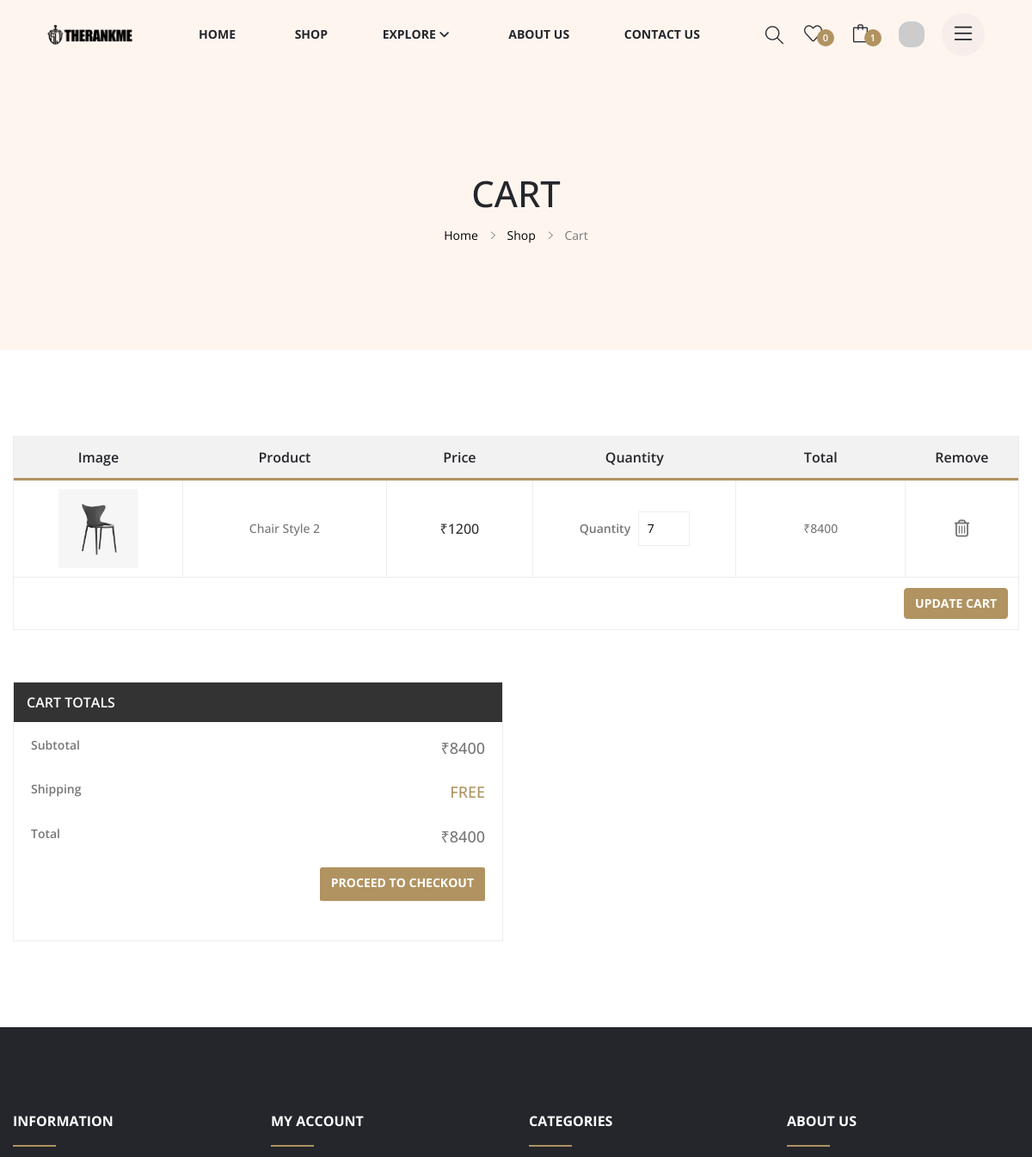
/cart (signed in, upper part), run on an earlier commit of the app's database.
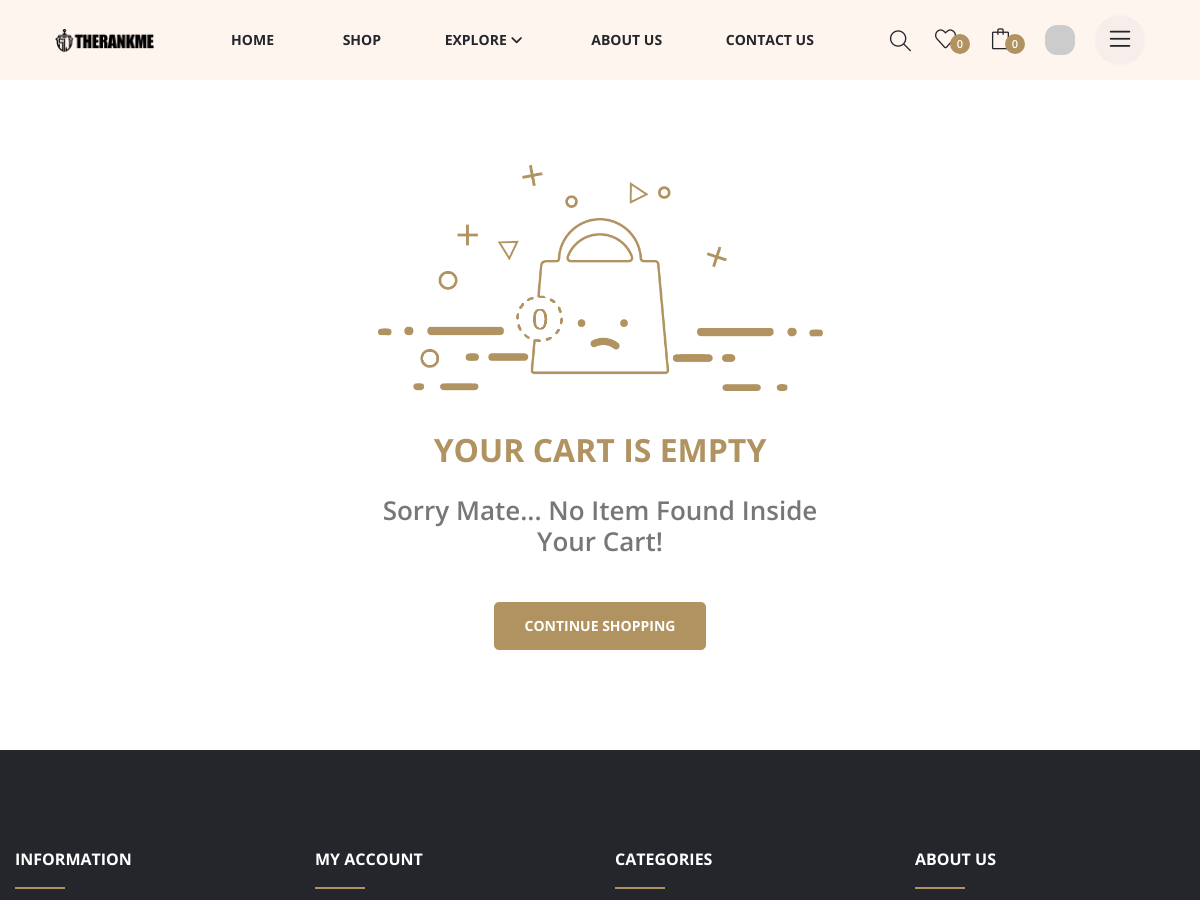
And on a later commit of the database.
### app/models/cart.py (models this page shows)
class CartItem(db.Model):
    id = db.Column(db.Integer, primary_key=True)
    cart_id = db.Column(db.Integer, db.ForeignKey('cart.id'), nullable=False)
    product_id = db.Column(db.Integer, db.ForeignKey('products.id'), nullable=False)
    quantity = db.Column(db.Integer, nullable=False)
    product = db.relationship('Product')

### app/models/product.py (models this page shows, shortened)
class ProductImage(db.Model):
    __tablename__ = 'product_images'
    id = db.Column(db.Integer, primary_key=True)
    product_id = db.Column(db.Integer, db.ForeignKey('products.id'), nullable=False)
    file_name = db.Column(db.String(50), nullable=False)

class Product(db.Model):
    __tablename__ = 'products'
    id = db.Column(db.Integer, primary_key=True)
    product_name = db.Column(db.String(50), nullable=False)
    description = db.Column(db.Text)
    price = db.Column(db.Integer, nullable=False)
    stock_quantity = db.Column(db.Integer, nullable=False)
    created_at = db.Column(db.DateTime, server_default=db.func.now())
    in_categories = db.relationship('Category', secondary=product_category, backref='products')
    images = db.relationship('ProductImage', backref='product')

### app/routes/cart.py (the view)
@cart.route('/cart')
def index():
    total_cart_cost = sum([item.product.price * item.quantity for item in current_user.cart.cart_items])
    return render_template('cart.html', total_cart_cost=total_cart_cost)

### app/routes/globals.py (called while the page is built)
def gravatar_url(email='email@gmail.com', size=50, rating='g', default='mp', force_default=False):
    if current_user.is_authenticated:
        email = current_user.email
        default = 'retro'
    hash_value = md5(email.lower().encode('utf-8')).hexdigest()
    return f"https://www.gravatar.com/avatar/{hash_value}?s={size}&d={default}&r={rating}&f={force_default}"

def inject_globals():
    categories = Category.query.all()
    profile_img_url = gravatar_url()
    cart_items = current_user.cart.cart_items if current_user.is_authenticated else []
    total_cart_price = sum([item.product.price * item.quantity for item in cart_items])
    wishlist_items = current_user.wishlist.wishlist_items if current_user.is_authenticated else []
    return dict(
        categories=categories,
        profile_img_url=profile_img_url,
        cart_items=cart_items,
        wishlist_items=wishlist_items,
        total_cart_price=total_cart_price,
        num_wishlist_items=len(wishlist_items),
        num_cart_items=len(cart_items)
    )

@login_manager.user_loader
def load_user(user_id):
    return User.query.get(int(user_id))

### app/templates/cart.html
{% extends 'base.html' %}
{% from 'macros.html' import render_breadcrumb %}
{% block content %}
    {% if cart_items %}
    {{ render_breadcrumb('Cart', 'Shop', url_for('shop.index')) }}
    <div class="cart-section">
        <div class="cart-table-wrapper" data-aos="fade-up" data-aos-delay="0">
            <div class="container">
                <div class="row">
                    <div class="col-12">
                        <div class="table_desc">
                            <div class="table_page table-responsive">
                                <table>
                                    <thead>
                                        <tr>
                                            <th class="product_thumb">Image</th>
                                            <th class="product_name">Product</th>
                                            <th class="product-price">Price</th>
                                            <th class="product_quantity">Quantity</th>
                                            <th class="product_total">Total</th>
                                            <th class="product_remove">Remove</th>
                                        </tr>
                                    </thead>
                                    {% include 'components/cart-table-content.html' %}
                                </table>
                            </div>
                            <div class="cart_submit">
                                <button hx-post="{{ url_for('cart.update_cart_table') }}"
                                    hx-target=".cart-table-wrapper tbody"
                                    hx-include=".product_quantity input"
                                    hx-swap="outerHTML"
                                    class="btn btn-md btn-golden" type="submit">
                                    update cart
                                </button>
                            </div>
                        </div>
                    </div>
                </div>
            </div>
        </div>
        <div class="coupon_area">
            <div class="container">
                <div class="row">
                    <div class="col-lg-6 col-md-6">
                        <div id="cart_totals" data-aos="fade-up" data-aos-delay="400">
                            <h3>Cart Totals</h3>
                            {% include 'components/cart-totals.html' %}
                        </div>
                    </div>
                </div>
            </div>
        </div>
    </div>
    {% else %}
    <div class="empty-cart-section section-fluid">
        <div class="emptycart-wrapper">
            <div class="container">
                <div class="row">
                    <div class="col-12 col-md-10 offset-md-1 col-xl-6 offset-xl-3">
                        <div class="emptycart-content text-center">
                            <div class="image">
                                <img class="img-fluid" src="{{ url_for('static', filename='images/empty-cart/empty-cart.png' ) }}">
                            </div>
                            <h4 class="title">Your Cart is Empty</h4>
                            <h6 class="sub-title">Sorry Mate... No item Found inside your cart!</h6>
                            <a href="{{ url_for('shop.index') }}" class="btn btn-lg btn-golden">Continue Shopping</a>
                        </div>
                    </div>
                </div>
            </div>
        </div>
    </div>
    {% endif %}
{% endblock %}

### app/templates/components/cart-table-content.html (shortened to what this page needs)
<tbody>
    {% for item in cart_items %}
        <tr>
            <td class="product_thumb">
                <a href="{{ url_for('product.product_details', product_id=item.product.id) }}">
                    <img src="{{ url_for('static', filename='images/product/' + item.product.images[0].file_name) }}">
                </a>
            </td>
            <td class="product_name">
                <a href="{{ url_for('product.product_details', product_id=item.product.id) }}">
                {{ item.product.product_name }}</a>
            </td>
            <td class="product-price">₹{{ item.product.price }}</td>
            <td class="product_quantity"><label>Quantity</label>
                <input min="1" max="100" value="{{ item.quantity }}" name="quantity_{{ item.id }}" type="number">
            </td>
            <td class="product_total">₹{{ item.product.price * item.quantity }}</td>
            <td class="product_remove">
                <a  hx-delete="{{ url_for('cart.remove_from_cart_table', cart_item_id=item.id) }}"
                    hx-target="closest tbody"
                    hx-swap="outerHTML"
                >
                    <i class="fa fa-trash-o"></i></a>
            </td>
        </tr>
    {% endfor %}
</tbody>

What changed in the data, as far as the page shows it:
removed CartItem: file_name (placeholder picture), product.product_name "Chair Style 2", product.price "1200", quantity "7", item.product.price*item.quantity "8400"
Also different on the page:
{{ num_cart_items }}: "1" → (not shown)
{{ section_heading }}: "CART" → (not shown)
{{ prev_page_heading }}: "Shop" → (not shown)
{{ section_heading }}: "Cart" → (not shown)
{{ total_cart_cost }}: "8400" → (not shown)
text no longer shown: "Home Image Product Price Quantity Total Remove UPDATE CART CART TOTALS Subtotal ₹ Shipping FREE Total ₹ PROCEED TO CHECKOUT"
text now shown: "0 YOUR CART IS EMPTY Sorry Mate... No Item Found Inside Your Cart! CONTINUE SHOPPING"
